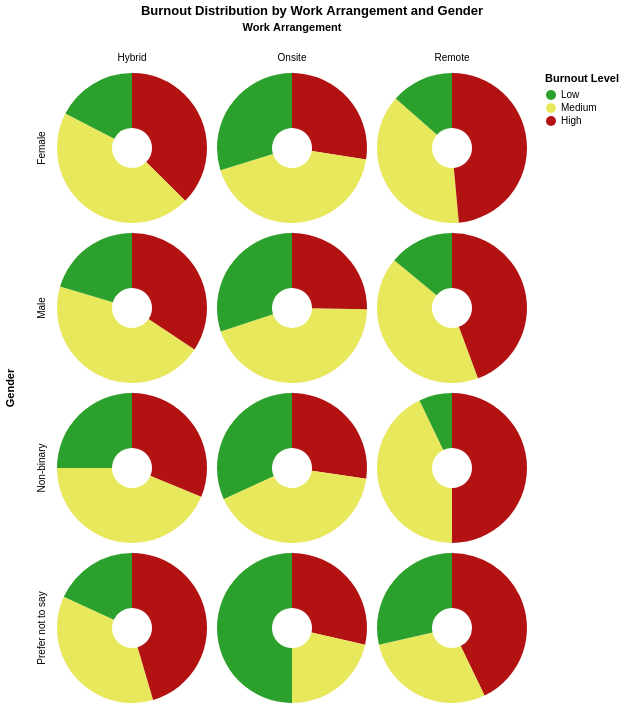

Notebook code for this chart:
### Markdown cell above
## Analysis

The analysis question, which was "How do different work arrangements impact burnout for different genders?" was visualised using the bar chart with x-offset. The x-offset was the burnout level, the x-axis was the work arrangement, the y-axis was the percentage of the count of the burnout level, and the columns were gender. In the visualisation, the color code for the burnout level was inspired by the triage color code. Based on the visualization, we can say that females who work onsite have a higher burnout level compared to other genders who work onsite. And the male hybrid workers have a higher burnout level than the other gender who are hybrid workers.

From the second visualisation, based on the gender and the work arrangement, we can see the proportions of burnout levels among the workers. In the doughnut chart, the proportions are based on the work arrangements for each gender.

### Code cell
#plotting doughnut chart
alt.Chart(source).transform_aggregate(
    count='count()',  
    groupby=['Work_Arrangement', 'Burnout_Level', 'Gender']  
).transform_window(
    total = 'sum(count)',
    frame=[None, None],
    groupby=['Work_Arrangement', 'Gender']
).transform_calculate(
    percentage=f'datum.count / {total_rows} * 100',
    total_percentage='datum.total/datum.total * 100'
).mark_arc(innerRadius=20).encode(  # innerRadius creates doughnut
    theta=alt.Theta('percentage:Q', title='Percentage (%)'),
    color=alt.Color('Burnout_Level:N', scale=alt.Scale(domain=['Low', 'Medium', 'High'], range=['#2ca02c', '#e8e85d', '#b21212']), title='Burnout Level'),
    tooltip=[
        alt.Tooltip('Work_Arrangement:N', title='Work Arrangement'),
        alt.Tooltip('Burnout_Level:N', title='Burnout Level'),
        alt.Tooltip('count:Q', title='Count'),
        alt.Tooltip('percentage:Q', title='Percentage', format='.2f'),
        alt.Tooltip('total_percentage:Q', title='Total Percentage', format='.2f')
    ]
).properties(
    width=150,
    height=150
).facet(
    column=alt.Column('Work_Arrangement:N', title='Work Arrangement'),
    row=alt.Row('Gender:N', title='Gender'),
    spacing=10
).properties(
    title=alt.TitleParams(
        text='Burnout Distribution by Work Arrangement and Gender',
        fontWeight='bold',
        anchor='middle'
    )
).interactive()

### Figure 1 — Vega-Lite specification as saved in the notebook (floating-point values rounded to 4 significant figures; data arrays with more than 128 entries replaced by an {"elided": "..."} marker saying what was removed)
{"config": {"view": {"continuousWidth": 300, "continuousHeight": 300}}, "data": {"name": "data-41214090f7d0054c7e1d434082cd9039"}, "facet": {"column": {"field": "Work_Arrangement", "title": "Work Arrangement", "type": "nominal"}, "row": {"field": "Gender", "title": "Gender", "type": "nominal"}}, "spec": {"mark": {"type": "arc", "innerRadius": 20}, "encoding": {"color": {"field": "Burnout_Level", "scale": {"domain": ["Low", "Medium", "High"], "range": ["#2ca02c", "#e8e85d", "#b21212"]}, "title": "Burnout Level", "type": "nominal"}, "theta": {"field": "percentage", "title": "Percentage (%)", "type": "quantitative"}, "tooltip": [{"field": "Work_Arrangement", "title": "Work Arrangement", "type": "nominal"}, {"field": "Burnout_Level", "title": "Burnout Level", "type": "nominal"}, {"field": "count", "title": "Count", "type": "quantitative"}, {"field": "percentage", "format": ".2f", "title": "Percentage", "type": "quantitative"}, {"field": "total_percentage", "format": ".2f", "title": "Total Percentage", "type": "quantitative"}]}, "height": 150, "name": "view_28", "transform": [{"aggregate": [{"op": "count", "as": "count"}], "groupby": ["Work_Arrangement", "Burnout_Level", "Gender"]}, {"window": [{"op": "sum", "field": "count", "as": "total"}], "frame": [null, null], "groupby": ["Work_Arrangement", "Gender"]}, {"calculate": "datum.count / 3157 * 100", "as": "percentage"}, {"calculate": "datum.total/datum.total * 100", "as": "total_percentage"}], "width": 150}, "params": [{"name": "param_29", "select": {"type": "interval", "encodings": ["x", "y"]}, "bind": "scales", "views": ["view_28"]}], "spacing": 10, "title": {"text": "Burnout Distribution by Work Arrangement and Gender", "anchor": "middle", "fontWeight": "bold"}, "$schema": "https://vega.github.io/schema/vega-lite/v5.20.1.json", "datasets": {"data-41214090f7d0054c7e1d434082cd9039": {"elided": "3157 records"}}}
